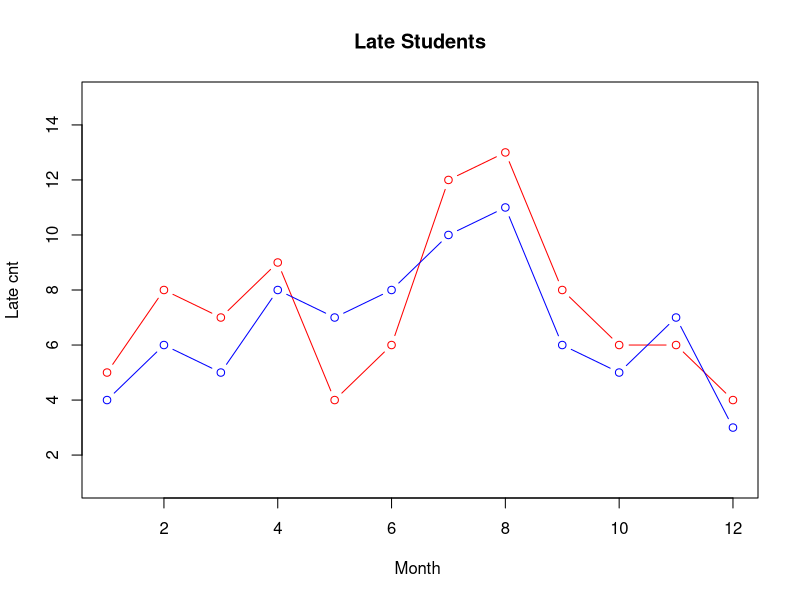

Write R code to recreate this figure.
month = 1:12
late1  = c(5,8,7,9,4,6,12,13,8,6,6,4)
late2  = c(4,6,5,8,7,8,10,11,6,5,7,3)
plot(month,                                # x data
     late1,                                # y data
     main="Late Students",
     type= "b",                            # Type of a graph 
     lty=1,                                # Type of a line
     col="red",                            # line color          
     xlab="Month ",                        # x axis
     ylab="Late cnt",                      # y axis
     ylim=c(1, 15)                         # y values(min, max)
)
lines(month,                               # x data
      late2,                               # y data
      type = "b",                          # line type
      col = "blue")                        # line color
